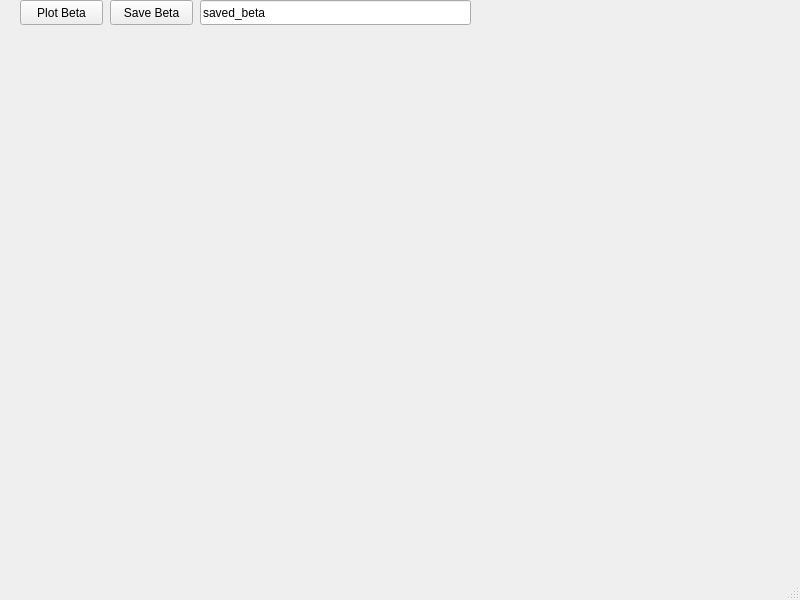
<?xml version="1.0" encoding="UTF-8"?>
<ui version="4.0">
 <class>MainWindow</class>
 <widget class="QMainWindow" name="MainWindow">
  <property name="geometry">
   <rect>
    <x>0</x>
    <y>0</y>
    <width>800</width>
    <height>600</height>
   </rect>
  </property>
  <property name="windowTitle">
   <string>MainWindow</string>
  </property>
  <widget class="QWidget" name="centralwidget">
   <widget class="QWidget" name="beta_plot" native="true">
    <property name="geometry">
     <rect>
      <x>20</x>
      <y>30</y>
      <width>591</width>
      <height>371</height>
     </rect>
    </property>
   </widget>
   <widget class="QPushButton" name="btn_plt_beta">
    <property name="geometry">
     <rect>
      <x>20</x>
      <y>0</y>
      <width>83</width>
      <height>25</height>
     </rect>
    </property>
    <property name="text">
     <string>Plot Beta</string>
    </property>
   </widget>
   <widget class="QPushButton" name="btn_save_beta">
    <property name="geometry">
     <rect>
      <x>110</x>
      <y>0</y>
      <width>83</width>
      <height>25</height>
     </rect>
    </property>
    <property name="text">
     <string>Save Beta</string>
    </property>
   </widget>
   <widget class="QLineEdit" name="beta_text">
    <property name="geometry">
     <rect>
      <x>200</x>
      <y>0</y>
      <width>271</width>
      <height>25</height>
     </rect>
    </property>
    <property name="text">
     <string>saved_beta</string>
    </property>
   </widget>
  </widget>
  <widget class="QMenuBar" name="menubar">
   <property name="geometry">
    <rect>
     <x>0</x>
     <y>0</y>
     <width>800</width>
     <height>22</height>
    </rect>
   </property>
  </widget>
  <widget class="QStatusBar" name="status_bar"/>
 </widget>
 <resources/>
 <connections/>
</ui>
